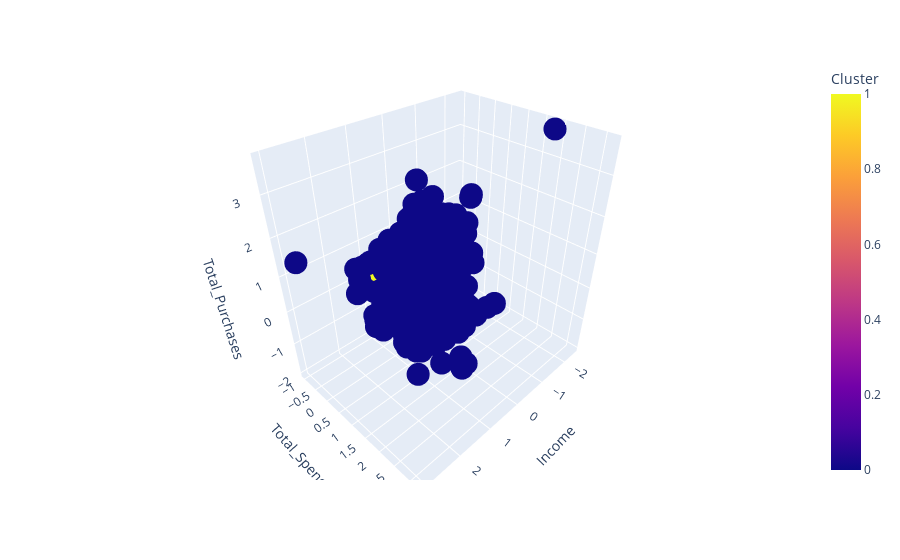

The cell this chart's notebook holds for it:
### Markdown cell above
**Insights:** <br>

### Code cell
fig = px.scatter_3d(df_clustered, x='Income', y='Total_Spending', z='Total_Purchases', color='Cluster')
fig.show()

### Figure 1 — Plotly figure (JSON) as saved in the notebook; plotly's stock layout.template omitted (floating-point values rounded to 4 significant figures; data arrays with more than 128 entries replaced by an {"elided": "..."} marker saying what was removed)
{"data": [{"hovertemplate": "Income=%{x}<br>Total_Spending=%{y}<br>Total_Purchases=%{z}<br>Cluster=%{marker.color}<extra></extra>", "legendgroup": "", "marker": {"color": {"elided": "2205 int values"}, "coloraxis": "coloraxis", "symbol": "circle"}, "mode": "markers", "name": "", "scene": "scene", "showlegend": false, "type": "scatter3d", "x": {"elided": "2205 float values"}, "y": {"elided": "2205 float values"}, "z": {"elided": "2205 float values"}}], "layout": {"coloraxis": {"colorbar": {"title": {"text": "Cluster"}}, "colorscale": [[0, "#0d0887"], [0.1111, "#46039f"], [0.2222, "#7201a8"], [0.3333, "#9c179e"], [0.4444, "#bd3786"], [0.5556, "#d8576b"], [0.6667, "#ed7953"], [0.7778, "#fb9f3a"], [0.8889, "#fdca26"], [1, "#f0f921"]]}, "legend": {"tracegroupgap": 0}, "margin": {"t": 60}, "scene": {"domain": {"x": [0, 1], "y": [0, 1]}, "xaxis": {"title": {"text": "Income"}}, "yaxis": {"title": {"text": "Total_Spending"}}, "zaxis": {"title": {"text": "Total_Purchases"}}}}}
